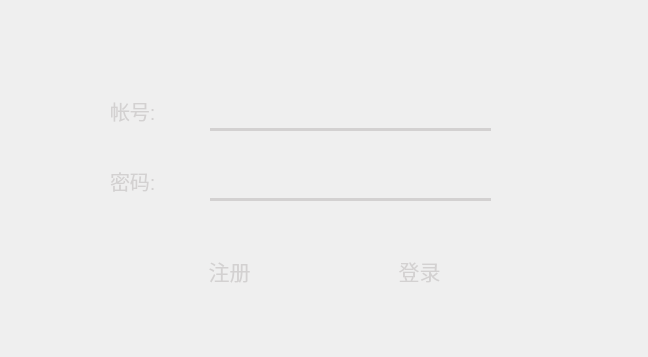
<?xml version="1.0" encoding="UTF-8"?>
<ui version="4.0">
 <class>LonginForm</class>
 <widget class="QWidget" name="LonginForm">
  <property name="geometry">
   <rect>
    <x>0</x>
    <y>0</y>
    <width>648</width>
    <height>357</height>
   </rect>
  </property>
  <property name="windowTitle">
   <string>Form</string>
  </property>
  <property name="styleSheet">
   <string notr="true">#LonginForm{border-image: url(:/player/logo/r.jpg);}

</string>
  </property>
  <widget class="QPushButton" name="pushButton">
   <property name="geometry">
    <rect>
     <x>180</x>
     <y>250</y>
     <width>99</width>
     <height>41</height>
    </rect>
   </property>
   <property name="font">
    <font>
     <pointsize>16</pointsize>
    </font>
   </property>
   <property name="styleSheet">
    <string notr="true">color: rgb(211, 209, 209);
border: 0px solid #bbb;</string>
   </property>
   <property name="text">
    <string>注册</string>
   </property>
   <property name="flat">
    <bool>true</bool>
   </property>
  </widget>
  <widget class="QPushButton" name="pushButton_2">
   <property name="geometry">
    <rect>
     <x>370</x>
     <y>250</y>
     <width>99</width>
     <height>41</height>
    </rect>
   </property>
   <property name="font">
    <font>
     <pointsize>16</pointsize>
    </font>
   </property>
   <property name="styleSheet">
    <string notr="true">color: rgb(211, 209, 209);
border: 0px solid #bbb;</string>
   </property>
   <property name="text">
    <string>登录</string>
   </property>
   <property name="flat">
    <bool>true</bool>
   </property>
  </widget>
  <widget class="QLabel" name="label">
   <property name="enabled">
    <bool>false</bool>
   </property>
   <property name="geometry">
    <rect>
     <x>110</x>
     <y>90</y>
     <width>67</width>
     <height>41</height>
    </rect>
   </property>
   <property name="font">
    <font>
     <pointsize>15</pointsize>
    </font>
   </property>
   <property name="styleSheet">
    <string notr="true">color: rgb(211, 209, 209);</string>
   </property>
   <property name="text">
    <string>帐号:</string>
   </property>
  </widget>
  <widget class="QLabel" name="label_2">
   <property name="enabled">
    <bool>false</bool>
   </property>
   <property name="geometry">
    <rect>
     <x>110</x>
     <y>160</y>
     <width>67</width>
     <height>41</height>
    </rect>
   </property>
   <property name="font">
    <font>
     <pointsize>15</pointsize>
    </font>
   </property>
   <property name="styleSheet">
    <string notr="true">color: rgb(211, 209, 209);</string>
   </property>
   <property name="text">
    <string>密码:</string>
   </property>
  </widget>
  <widget class="QLineEdit" name="lineEdit">
   <property name="geometry">
    <rect>
     <x>210</x>
     <y>90</y>
     <width>281</width>
     <height>41</height>
    </rect>
   </property>
   <property name="font">
    <font>
     <pointsize>14</pointsize>
    </font>
   </property>
   <property name="autoFillBackground">
    <bool>false</bool>
   </property>
   <property name="styleSheet">
    <string notr="true">background:transparent;
color:#FFFFFF;
border-color:rgb(211, 209, 209);
border-style:solid;
border-top-width:0px;
border-right-width:0px;
border-bottom-width:3px;
border-left-width:0px;
</string>
   </property>
   <property name="dragEnabled">
    <bool>false</bool>
   </property>
   <property name="clearButtonEnabled">
    <bool>false</bool>
   </property>
  </widget>
  <widget class="QLineEdit" name="lineEdit_2">
   <property name="geometry">
    <rect>
     <x>210</x>
     <y>160</y>
     <width>281</width>
     <height>41</height>
    </rect>
   </property>
   <property name="font">
    <font>
     <pointsize>14</pointsize>
    </font>
   </property>
   <property name="styleSheet">
    <string notr="true">background:transparent;
color:#FFFFFF;
border-color:rgb(211, 209, 209);
border-style:solid;
border-top-width:0px;
border-right-width:0px;
border-bottom-width:3px;
border-left-width:0px;</string>
   </property>
   <property name="echoMode">
    <enum>QLineEdit::Password</enum>
   </property>
  </widget>
 </widget>
 <resources/>
 <connections/>
</ui>
